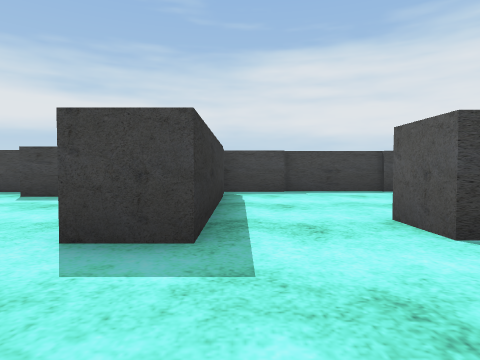
view 1 (above)

21 first-person views from a walk through a 3-D level made in the Unity game engine. The camera is 0.55 m above the floor, tilts 2° down and sees 75° across. The floor is counted in squares, 1 m on a side. Each view is taken from the middle of a square. On the plan, view 1 faces up. The plan holds only what a view shows up to about 9 squares ahead; the rest is blank. The player is left out. Some surface patterns are stand-ins.

view 2
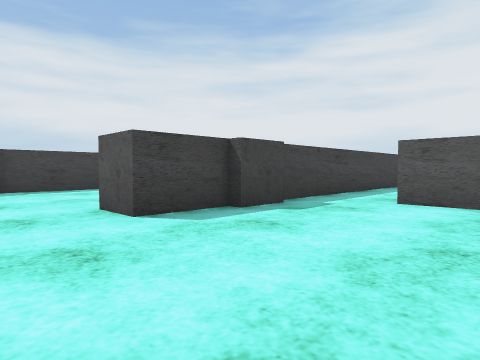

view 3
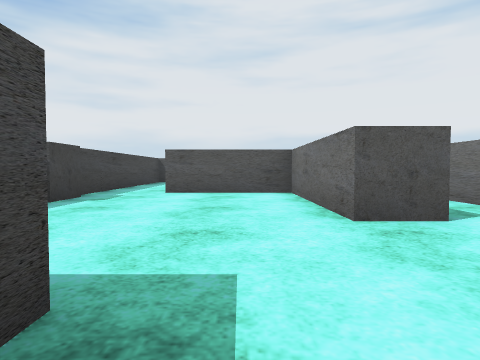

view 4
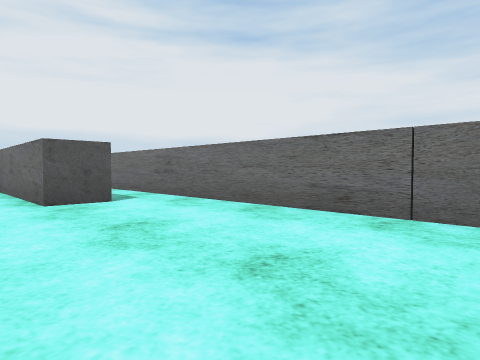

view 5
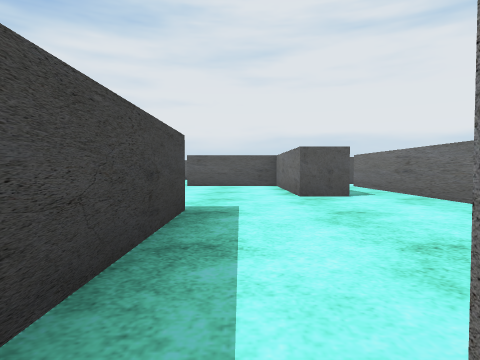

view 6
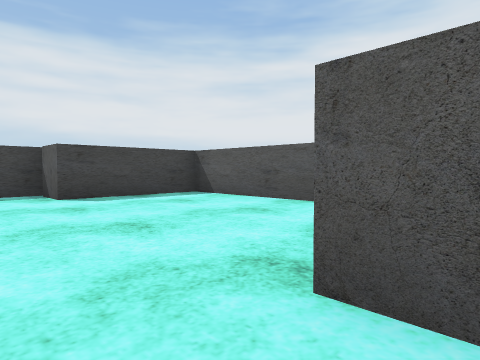

view 7
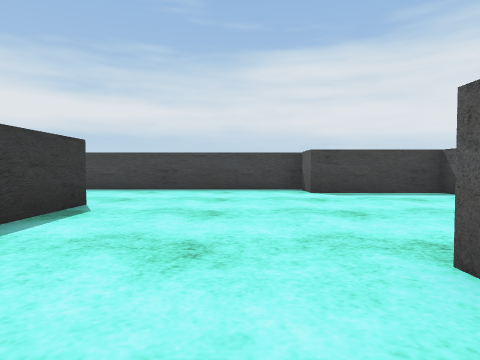

view 8
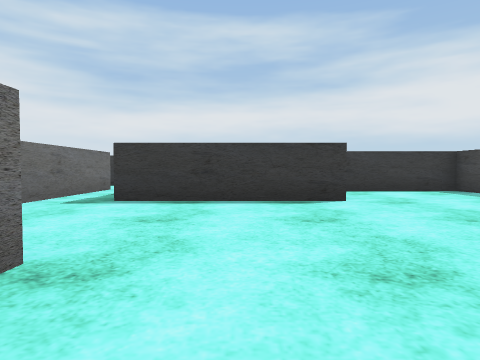

view 9
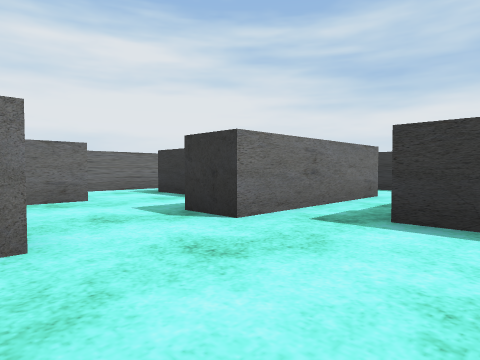

view 10
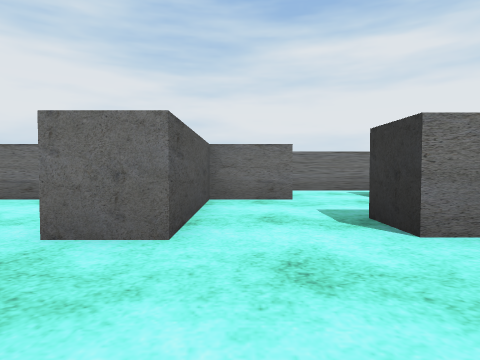

view 11
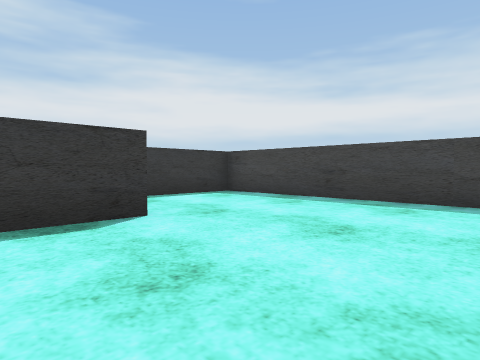

view 12
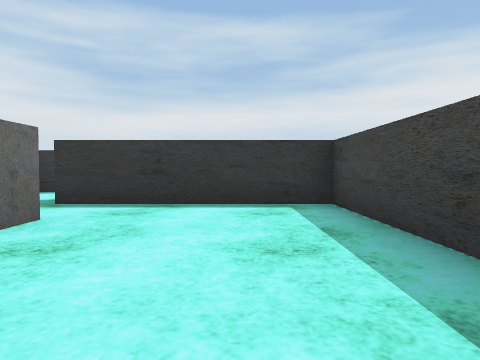

view 13
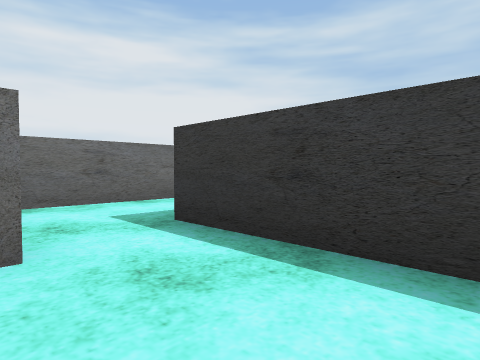

view 14
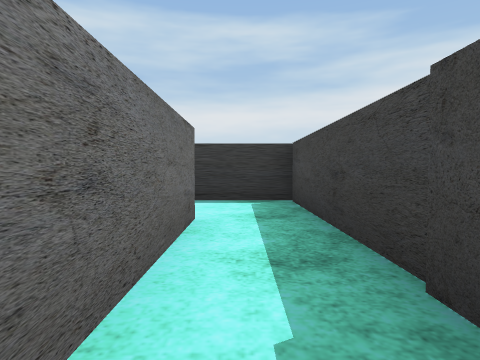

view 15
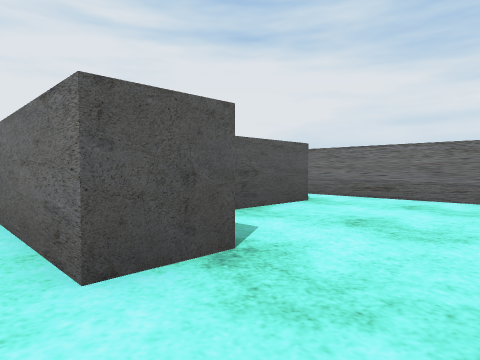

view 16
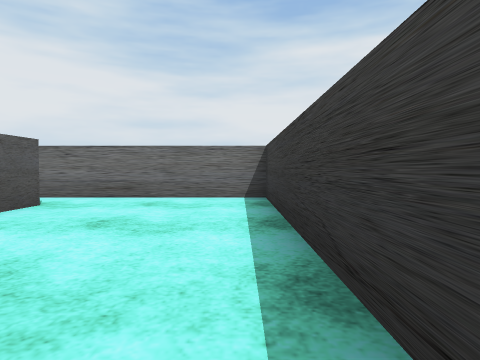

view 17
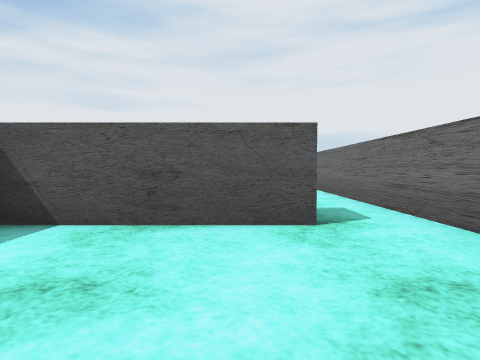

view 18
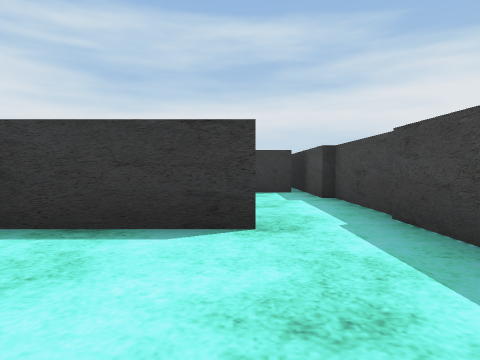

view 19
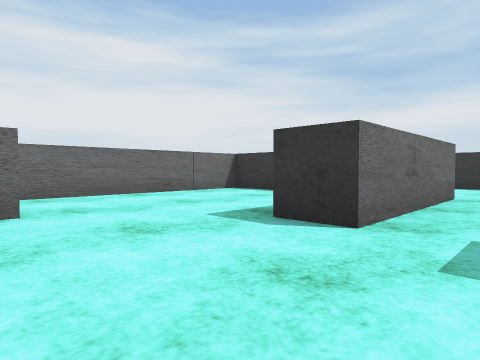

view 20
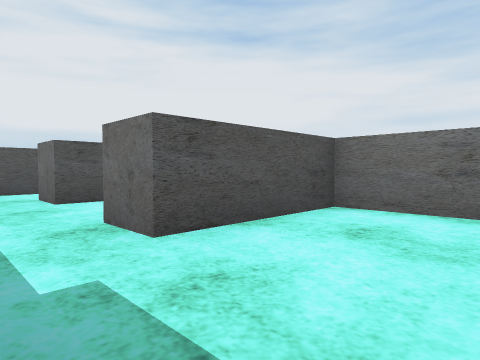

view 21
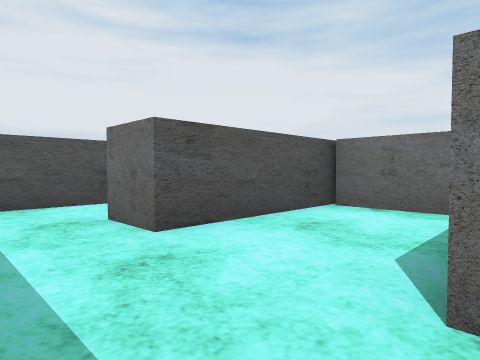

### Floor plan
Ten units are one square. View 1 is at (0, 0); x grows to the right and y downward. Boxes are objects, and circles mark ways between rooms. Rooms are numbered by the first view taken in them; rooms with no view inside come last. Other rooms are left out.
<svg viewBox="-140 -83 240 158">
<path fill="none" stroke="#000" d="M32 -23 17 -23 17 -35M42 -21 31 -21M-8 -7 -8 3M55 -23 45 -23M13 22 52 22 52 -7M11 -75 -19 -75M-3 -72 -3 -23 -14 -23M49 -78 10 -78M-8 3 -41 3M-45 31 -45 44M-41 47 14 47M13 32 13 22M-48 -1 -48 -7 -8 -7M-84 -39 -84 2M-90 3 -95 3M-95 -38 -88 -38M-94 1 -116 1M-13 -28 -13 -62 -44 -62 -44 -75 -109 -75 -109 -30M-115 15 -75 15 -75 25M-70 47 -55 47 -55 15 -44 15M-90 46 -90 58M-86 70 -66 70M-115 25 -115 15M-100 59 -100 26M-116 1 -135 1 -135 70 -86 70M42 -62 42 -38M52 -7 62 -7M68 24 84 24 84 -7 95 -7M94 -23 55 -23"/>
<circle cx="5" cy="10" r="3" fill="#2a7"/>
<circle cx="-10" cy="-15" r="3" fill="#2a7"/>
<circle cx="35" cy="-70" r="3" fill="#2a7"/>
<circle cx="60" cy="-15" r="3" fill="#2a7"/>
<circle cx="-40" cy="10" r="3" fill="#2a7"/>
<circle cx="-120" cy="10" r="3" fill="#2a7"/>
<circle cx="-95" cy="60" r="3" fill="#2a7"/>
<text x="20" y="-20">1</text>
<text x="-20" y="20">2</text>
<text x="-60" y="-20">3</text>
<text x="-120" y="40">4</text>
<text x="60" y="-60">5</text>
<text x="70" y="0">6</text>
</svg>
Room 1 opens to room 2. Room 1 opens to room 3. Room 1 opens to room 5. Room 1 opens to room 6. Room 2 opens to room 3. Room 3 opens to room 4.

Where each view was taken, in squares from view 1:
view 1: 0 up, 0 right, facing up
view 2: 1 down, 0 right, facing up-right
view 3: 1 down, 2 left, facing right
view 4: 1 down, 4 left, facing down-right
view 5: 1 down, 5 left, facing right
view 6: 0 up, 6 left, facing up-right
view 7: 1 down, 6 left, facing up
view 8: 2 up, 3 left, facing left
view 9: 1 up, 5 left, facing down-left
view 10: 1 up, 6 left, facing down
view 11: 2 up, 5 left, facing up-left
view 12: 6 up, 6 left, facing left
view 13: 6 up, 9 left, facing down-left
view 14: 1 down, 8 left, facing left
view 15: 1 down, 13 left, facing down-right
view 16: 1 down, 13 left, facing down
view 17: 5 down, 13 left, facing right
view 18: 6 up, 7 right, facing left
view 19: 2 up, 2 right, facing down-left
view 20: 2 up, 3 right, facing down-right
view 21: 2 up, 6 right, facing down-right
